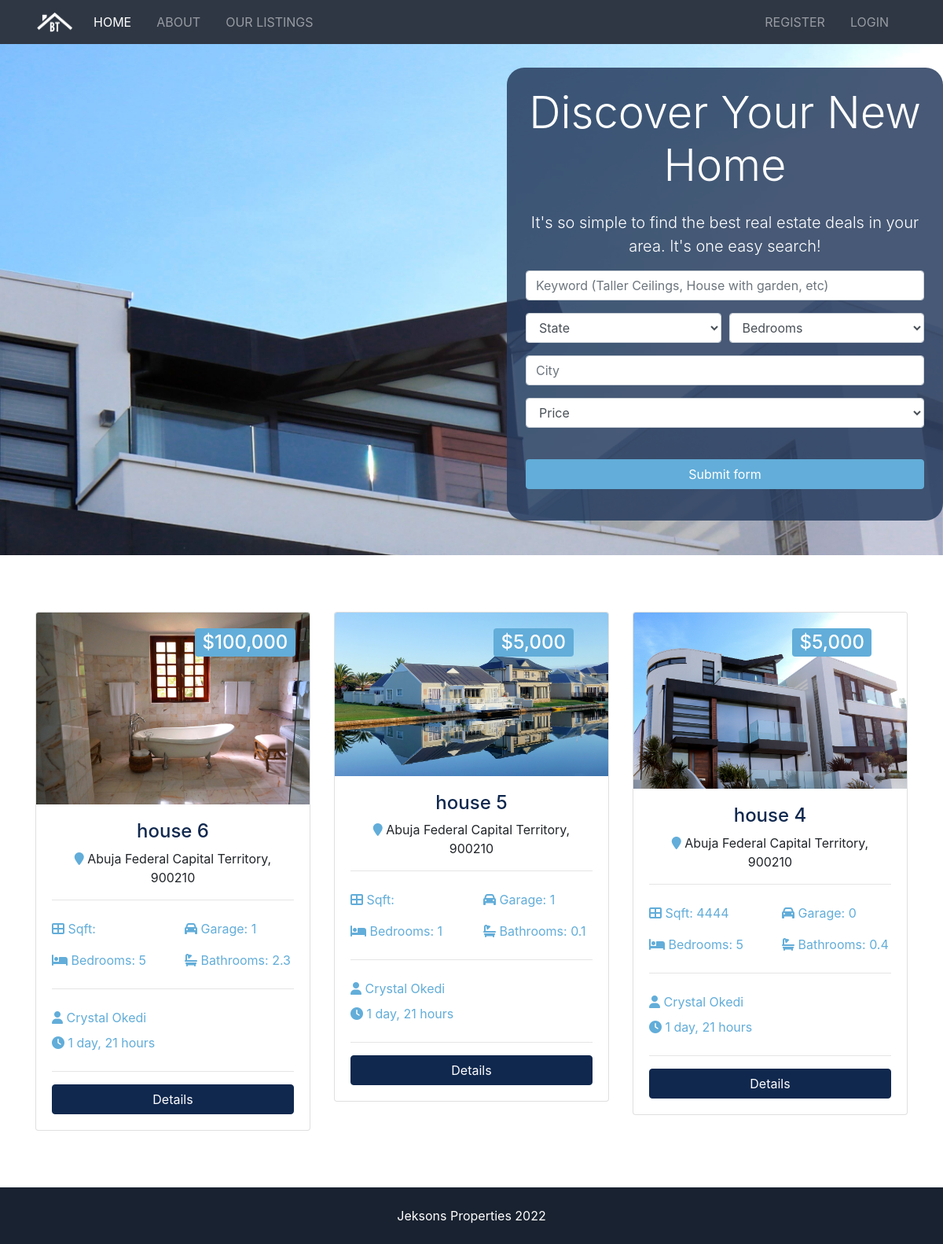
The page / on the database its author committed.
### listings/models.py (models this page shows, shortened)
class Listing(models.Model):
    realtor = models.ForeignKey(Realtor, on_delete=models.DO_NOTHING)
    title = models.CharField(max_length=200)
    address = models.CharField(max_length=200)
    lga = models.CharField(max_length=100)
    state = models.CharField(max_length=100)
    zipcode = models.CharField(max_length=20)
    description = models.TextField(blank=True)
    price = models.IntegerField()
    bedrooms = models.IntegerField()
    bathrooms = models.DecimalField(max_digits=2, decimal_places=1)
    garage = models.IntegerField(default=0)
    sqft = models.CharField(max_length=20, blank=True)
    lot_size = models.DecimalField(max_digits=5, decimal_places=1)
    photo_main = models.ImageField(upload_to='photos/%Y/%m/%d')
    photo_1 = models.ImageField(upload_to='photos/%Y/%m/%d', blank=True)
    photo_2 = models.ImageField(upload_to='photos/%Y/%m/%d', blank=True)
    photo_3 = models.ImageField(upload_to='photos/%Y/%m/%d', blank=True)
    photo_4 = models.ImageField(upload_to='photos/%Y/%m/%d', blank=True)
    photo_5 = models.ImageField(upload_to='photos/%Y/%m/%d', blank=True)
    is_published = models.BooleanField(default=True)
    list_date = models.DateTimeField(default=datetime.now, blank=True)
    objects = models.Manager()

### realtors/models.py (models this page shows)
class Realtor(models.Model):
    name = models.CharField(max_length=200)
    photo = models.ImageField(upload_to='photo/%Y/%m/%d')
    description = models.TextField(blank=True)
    phone = models.CharField(max_length=20)
    email = models.CharField(max_length=50)
    is_mvp = models.BooleanField(default=False)
    hire_date = models.DateTimeField(default=datetime.now, blank=True)
    def __str__(self):
        return self.name
    objects = models.Manager()

### pages/views.py (the view)
# urls.py: path('', views.index, name='listings'),
def index(request):
    listings = Listing.objects.order_by('-list_date').filter(is_published=True)[:3]
    context = {
        'listings': listings,
        'lga_choices': lga_choices,
        'bedroom_choices': bedroom_choices,
        'price_choices': price_choices
    }
    return render(request, 'pages/index.html', context)

### templates/pages/index.html (shortened to what this page needs)
{% extends 'base.html' %}
{% load humanize %}
{% block content %}
	<section id="showcase">
		<div class="container text-center">
			<div class="home-search p-5">
				<div class="overlay p-5">
					<h1 class="display-4 mb-4">
					Discover Your New Home
					</h1>
					<p class="lead">It's so simple to find the best real estate deals in your area. It's one easy search!</p>
					<div class="search">
						<form action="{% url 'search' %}">
							<div class="form-row">
								<div class="col-md-12 mb-3">
									<input type="text" name="keywords" class="form-control"
									placeholder="Keyword (Taller Ceilings, House with garden, etc)"
									value="{{ values.keywords }}" required>
								</div>
							</div>
							<div class="form-row">
								<div class="col-md-6 mb-3">
									<select name="state" class="form-control">
										<option selected="true" disabled="disabled">State</option>
									</select>
								</div>
								<div class="col-md-6 mb-3">
									<select name="bedrooms" class="form-control">
										<option selected="true" disabled="disabled">Bedrooms</option>
									</select>
								</div>
							</div>
							<div class="form-row">
								<div class="col-md-12 mb-3">
									<input type="text" name="city" class="form-control" placeholder="City"
									value="{{ values.city }}">
								</div>
							</div>
							<div class="form-row">
								<div class="col-md-12 mb-3">
									<select name="price" class="form-control" id="type">
										<option selected="true" disabled="disabled">Price</option>
									</select>
								</div>
							</div>
							<button class="btn btn-secondary btn-block mt-4" type="submit">Submit form</button>
						</form>
					</div>
				</div>
			</div>
		</div>
	</section>
	<br>
	<section id="listings" class="py-5">
		<div class="container">
			<div class="row">
				{% if listings %}
					{% for listing in listings %}
						<div class="col-md-6 col-lg-4 mb-4">
							<div class="card listing-preview">
								<img class="card-img-top" src="{{ listing.photo_main.url }}" alt="">
								<div class="card-img-overlay">
									<h2>
									<span class="badge badge-secondary text-white">${{ listing.price | intcomma }}</span>
									</h2>
								</div>
								<div class="card-body">
									<div class="listing-heading text-center">
										<h4 class="text-primary">{{ listing.title }}</h4>
										<p>
											<i class="fas fa-map-marker text-secondary"></i>
										{{listing.city}} {{listing.state}}, {{listing.zipcode}}</p>
									</div>
									<hr>
										<div class="row py-2 text-secondary">
											<div class="col-6">
												<i class="fas fa-th-large"></i> Sqft: {{listing.sqft}}</div>
											<div class="col-6">
												<i class="fas fa-car"></i> Garage: {{listing.garage}}
											</div>
										</div>
									<div class="row py-2 text-secondary">
										<div class="col-6">
										<i class="fas fa-bed"></i> Bedrooms: {{listing.bedrooms}}</div>
										<div class="col-6">
										<i class="fas fa-bath"></i> Bathrooms: {{listing.bathrooms}}</div>
									</div>
									<hr>
									<div class="row py-2 text-secondary">
										<div class="col-6">
										<i class="fas fa-user"></i> {{ listing.realtor }}</div>
									</div>
									<div class="row text-secondary pb-2">
										<div class="col-12">
										<i class="fas fa-clock"></i> {{ listing.list_date | timesince }}</div>
									</div>
									<hr>
									<a href="{% url 'listing' listing.id %}" class="btn btn-primary btn-block"> Details </a>
								</div>
							</div>
						</div>
					{% endfor %}
				{% else %}
					<div class="col-md-12">
						<p>No Listings Available</p>
					</div>
				{% endif %}
			</div>
		</div>
	</section>
{% endblock content %}

### jeksons_properties/static/css/style.css (style rules this page uses)
.btn-secondary { color: #fff !important; }
img { width: 100%; }
#showcase { background: url(../img/showcase.jpg) no-repeat top center fixed; background-size: cover; position: relative; min-height: 650px; color: #fff; padding-top: 6rem; }
#showcase .home-search { min-height: 400px; position: relative; border-radius: 5px; }
#showcase .overlay { content: ''; position: absolute; top: -66px; left: 600px; min-height: 400px; width: 50%; background: rgb(39 61 95 / 85%); border-radius: 22px; }
.listing-preview a { position: relative; }

### rows shown on the page
Listing: photo_main (picture), price "100,000", title "house 6", state "Abuja Federal Capital Territory", zipcode "900210", garage "1", bedrooms "5", bathrooms "2.3", realtor "Crystal Okedi", list_date "1 day, 21 hours"
Listing: photo_main (picture), price "5,000", title "house 5", state "Abuja Federal Capital Territory", zipcode "900210", garage "1", bedrooms "1", bathrooms "0.1", realtor "Crystal Okedi", list_date "1 day, 21 hours"
Listing: photo_main (picture), price "5,000", title "house 4", state "Abuja Federal Capital Territory", zipcode "900210", sqft "4444", garage "0", bedrooms "5", bathrooms "0.4", realtor "Crystal Okedi", list_date "1 day, 21 hours"
